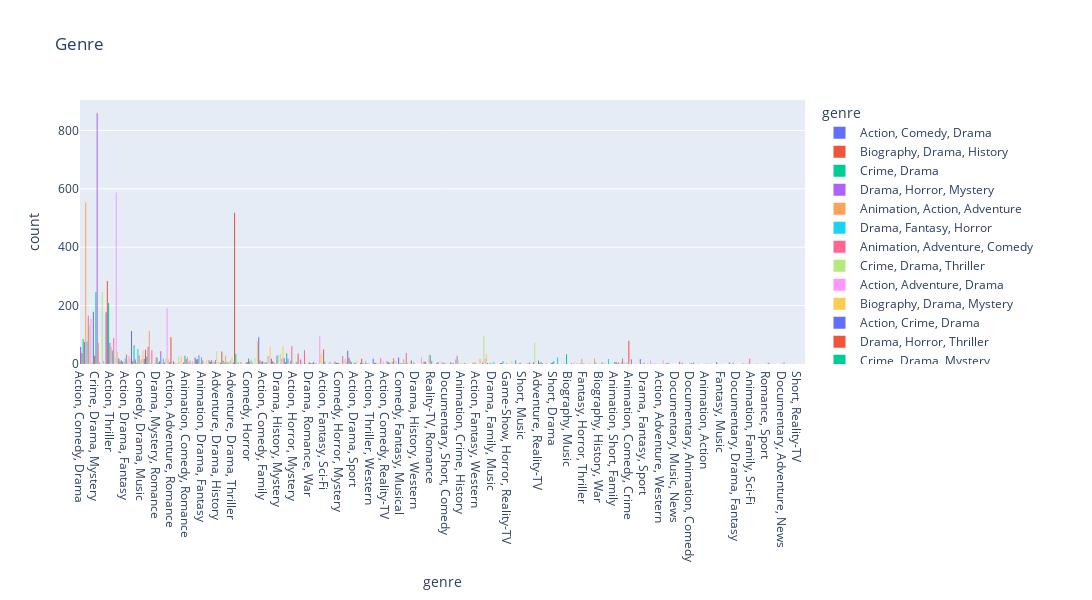

Notebook cell for this chart:
### Markdown cell above
<div style="font-family:Verdana; background-color:aliceblue; padding:30px; font-size:17px;color:#034914">

* Each move has a combination of genres <br>
* Comedy( 859 ) , Animation Action( 553) , Drama(587) and Documentaru(518) have the hieghest repetition <br>

</div>

### Code cell
G_hist = px.histogram(df['genre'] , x='genre' , title='Genre' , color='genre' , height=600 , width=2000)
G_hist.show()
